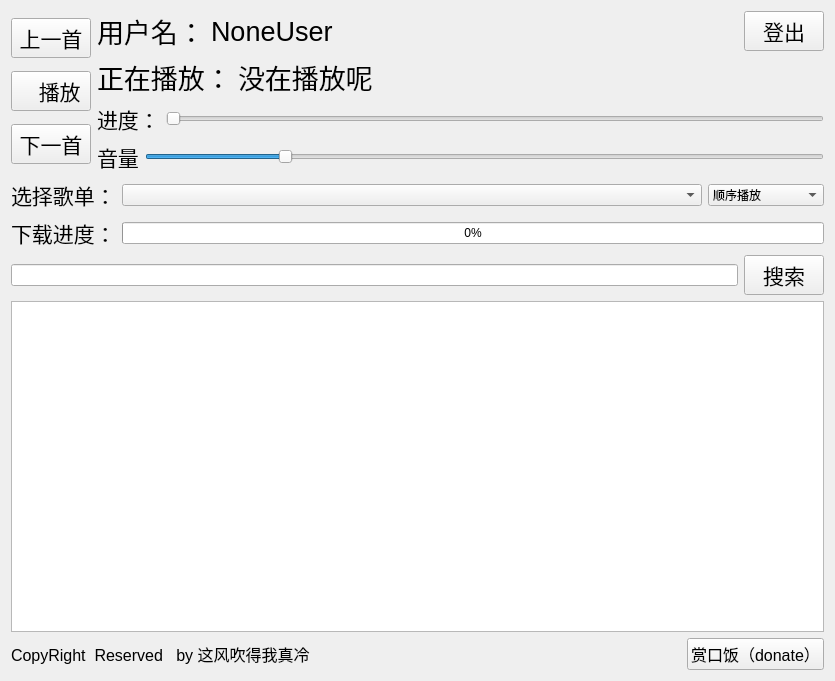
<?xml version="1.0" encoding="UTF-8"?>
<ui version="4.0">
 <class>Myplayer</class>
 <widget class="QWidget" name="Myplayer">
  <property name="geometry">
   <rect>
    <x>0</x>
    <y>0</y>
    <width>835</width>
    <height>681</height>
   </rect>
  </property>
  <property name="windowTitle">
   <string>Myplayer-这风吹得我真冷</string>
  </property>
  <layout class="QVBoxLayout" name="verticalLayout_3">
   <item>
    <layout class="QVBoxLayout" name="verticalLayout_2">
     <item>
      <layout class="QHBoxLayout" name="horizontalLayout_4">
       <item>
        <layout class="QGridLayout" name="gridLayout">
         <item row="0" column="0">
          <widget class="QPushButton" name="pre_bt">
           <property name="font">
            <font>
             <family>Arial</family>
             <pointsize>16</pointsize>
            </font>
           </property>
           <property name="text">
            <string>上一首</string>
           </property>
           <property name="icon">
            <iconset>
             <normaloff>../Myplayer/pre.jpg</normaloff>../Myplayer/pre.jpg</iconset>
           </property>
          </widget>
         </item>
         <item row="1" column="0">
          <widget class="QPushButton" name="play_bt">
           <property name="font">
            <font>
             <family>Arial</family>
             <pointsize>16</pointsize>
            </font>
           </property>
           <property name="text">
            <string>   播放</string>
           </property>
           <property name="icon">
            <iconset>
             <normaloff>../Myplayer/2.jpg</normaloff>../Myplayer/2.jpg</iconset>
           </property>
          </widget>
         </item>
         <item row="2" column="0">
          <widget class="QPushButton" name="next_bt">
           <property name="font">
            <font>
             <family>Arial</family>
             <pointsize>16</pointsize>
            </font>
           </property>
           <property name="text">
            <string>下一首</string>
           </property>
           <property name="icon">
            <iconset>
             <normaloff>../Myplayer/next.jpg</normaloff>../Myplayer/next.jpg</iconset>
           </property>
          </widget>
         </item>
        </layout>
       </item>
       <item>
        <layout class="QVBoxLayout" name="verticalLayout">
         <item>
          <layout class="QHBoxLayout" name="horizontalLayout_3">
           <item>
            <widget class="QLabel" name="username">
             <property name="sizePolicy">
              <sizepolicy hsizetype="Fixed" vsizetype="Preferred">
               <horstretch>0</horstretch>
               <verstretch>0</verstretch>
              </sizepolicy>
             </property>
             <property name="font">
              <font>
               <family>Arial</family>
               <pointsize>20</pointsize>
              </font>
             </property>
             <property name="text">
              <string>用户名：</string>
             </property>
            </widget>
           </item>
           <item>
            <widget class="QLabel" name="username_text">
             <property name="font">
              <font>
               <family>Arial</family>
               <pointsize>20</pointsize>
              </font>
             </property>
             <property name="text">
              <string>NoneUser</string>
             </property>
            </widget>
           </item>
           <item>
            <widget class="QPushButton" name="logout_bt">
             <property name="sizePolicy">
              <sizepolicy hsizetype="Fixed" vsizetype="Fixed">
               <horstretch>0</horstretch>
               <verstretch>0</verstretch>
              </sizepolicy>
             </property>
             <property name="font">
              <font>
               <family>Arial</family>
               <pointsize>16</pointsize>
              </font>
             </property>
             <property name="text">
              <string>登出</string>
             </property>
             <property name="icon">
              <iconset>
               <normaloff>../Myplayer/logout.jpg</normaloff>../Myplayer/logout.jpg</iconset>
             </property>
            </widget>
           </item>
          </layout>
         </item>
         <item>
          <layout class="QHBoxLayout" name="horizontalLayout_2">
           <item>
            <widget class="QLabel" name="nowplay">
             <property name="sizePolicy">
              <sizepolicy hsizetype="Fixed" vsizetype="Preferred">
               <horstretch>0</horstretch>
               <verstretch>0</verstretch>
              </sizepolicy>
             </property>
             <property name="font">
              <font>
               <family>Arial</family>
               <pointsize>20</pointsize>
              </font>
             </property>
             <property name="text">
              <string>正在播放：</string>
             </property>
            </widget>
           </item>
           <item>
            <widget class="QLabel" name="nowplay_info">
             <property name="font">
              <font>
               <family>Arial</family>
               <pointsize>20</pointsize>
              </font>
             </property>
             <property name="text">
              <string>没在播放呢</string>
             </property>
            </widget>
           </item>
          </layout>
         </item>
         <item>
          <layout class="QHBoxLayout" name="horizontalLayout_8">
           <item>
            <widget class="QLabel" name="label_3">
             <property name="font">
              <font>
               <family>Arial</family>
               <pointsize>16</pointsize>
              </font>
             </property>
             <property name="text">
              <string>进度：</string>
             </property>
            </widget>
           </item>
           <item>
            <widget class="QSlider" name="nowplay_posi">
             <property name="singleStep">
              <number>1</number>
             </property>
             <property name="orientation">
              <enum>Qt::Horizontal</enum>
             </property>
            </widget>
           </item>
          </layout>
         </item>
         <item>
          <layout class="QHBoxLayout" name="horizontalLayout">
           <item>
            <widget class="QLabel" name="vulume_2">
             <property name="font">
              <font>
               <family>Arial</family>
               <pointsize>16</pointsize>
              </font>
             </property>
             <property name="text">
              <string>音量</string>
             </property>
            </widget>
           </item>
           <item>
            <widget class="QSlider" name="vulumesilider">
             <property name="cursor">
              <cursorShape>OpenHandCursor</cursorShape>
             </property>
             <property name="maximum">
              <number>100</number>
             </property>
             <property name="value">
              <number>20</number>
             </property>
             <property name="sliderPosition">
              <number>20</number>
             </property>
             <property name="orientation">
              <enum>Qt::Horizontal</enum>
             </property>
             <property name="invertedAppearance">
              <bool>false</bool>
             </property>
             <property name="invertedControls">
              <bool>false</bool>
             </property>
            </widget>
           </item>
          </layout>
         </item>
        </layout>
       </item>
      </layout>
     </item>
     <item>
      <layout class="QHBoxLayout" name="horizontalLayout_5">
       <item>
        <widget class="QLabel" name="label">
         <property name="sizePolicy">
          <sizepolicy hsizetype="Fixed" vsizetype="Preferred">
           <horstretch>0</horstretch>
           <verstretch>0</verstretch>
          </sizepolicy>
         </property>
         <property name="font">
          <font>
           <family>Arial</family>
           <pointsize>16</pointsize>
          </font>
         </property>
         <property name="text">
          <string>选择歌单：</string>
         </property>
        </widget>
       </item>
       <item>
        <widget class="QComboBox" name="songlist_choice">
         <property name="sizePolicy">
          <sizepolicy hsizetype="Preferred" vsizetype="Fixed">
           <horstretch>5</horstretch>
           <verstretch>0</verstretch>
          </sizepolicy>
         </property>
         <property name="currentIndex">
          <number>-1</number>
         </property>
         <property name="placeholderText">
          <string/>
         </property>
        </widget>
       </item>
       <item>
        <widget class="QComboBox" name="mode_choice">
         <property name="sizePolicy">
          <sizepolicy hsizetype="Preferred" vsizetype="Fixed">
           <horstretch>1</horstretch>
           <verstretch>0</verstretch>
          </sizepolicy>
         </property>
         <property name="currentIndex">
          <number>0</number>
         </property>
         <item>
          <property name="text">
           <string>顺序播放</string>
          </property>
         </item>
         <item>
          <property name="text">
           <string>循环播放</string>
          </property>
         </item>
         <item>
          <property name="text">
           <string>随机播放</string>
          </property>
         </item>
        </widget>
       </item>
      </layout>
     </item>
     <item>
      <layout class="QHBoxLayout" name="horizontalLayout_6">
       <item>
        <widget class="QLabel" name="label_2">
         <property name="sizePolicy">
          <sizepolicy hsizetype="Fixed" vsizetype="Preferred">
           <horstretch>0</horstretch>
           <verstretch>0</verstretch>
          </sizepolicy>
         </property>
         <property name="font">
          <font>
           <family>Arial</family>
           <pointsize>16</pointsize>
          </font>
         </property>
         <property name="text">
          <string>下载进度：</string>
         </property>
        </widget>
       </item>
       <item>
        <widget class="QProgressBar" name="download_bar">
         <property name="value">
          <number>0</number>
         </property>
         <property name="textVisible">
          <bool>true</bool>
         </property>
        </widget>
       </item>
      </layout>
     </item>
     <item>
      <layout class="QHBoxLayout" name="horizontalLayout_7">
       <item>
        <widget class="QLineEdit" name="serach_input"/>
       </item>
       <item>
        <widget class="QPushButton" name="serach_bt">
         <property name="font">
          <font>
           <family>AcadEref</family>
           <pointsize>16</pointsize>
          </font>
         </property>
         <property name="cursor">
          <cursorShape>PointingHandCursor</cursorShape>
         </property>
         <property name="text">
          <string>搜索</string>
         </property>
         <property name="icon">
          <iconset>
           <normaloff>../Myplayer/serach.jpg</normaloff>../Myplayer/serach.jpg</iconset>
         </property>
        </widget>
       </item>
      </layout>
     </item>
     <item>
      <widget class="QListWidget" name="songlist"/>
     </item>
     <item>
      <layout class="QHBoxLayout" name="horizontalLayout_9">
       <item>
        <widget class="QLabel" name="label_4">
         <property name="font">
          <font>
           <family>Arial</family>
           <pointsize>12</pointsize>
          </font>
         </property>
         <property name="text">
          <string>CopyRight  Reserved   by 这风吹得我真冷</string>
         </property>
        </widget>
       </item>
       <item>
        <widget class="QPushButton" name="pushButton">
         <property name="sizePolicy">
          <sizepolicy hsizetype="Fixed" vsizetype="Fixed">
           <horstretch>0</horstretch>
           <verstretch>0</verstretch>
          </sizepolicy>
         </property>
         <property name="font">
          <font>
           <family>Arial</family>
           <pointsize>12</pointsize>
          </font>
         </property>
         <property name="text">
          <string>赏口饭（donate）</string>
         </property>
         <property name="icon">
          <iconset>
           <normaloff>../Myplayer/donate.jpg</normaloff>../Myplayer/donate.jpg</iconset>
         </property>
        </widget>
       </item>
      </layout>
     </item>
    </layout>
   </item>
  </layout>
 </widget>
 <resources/>
 <connections/>
</ui>
